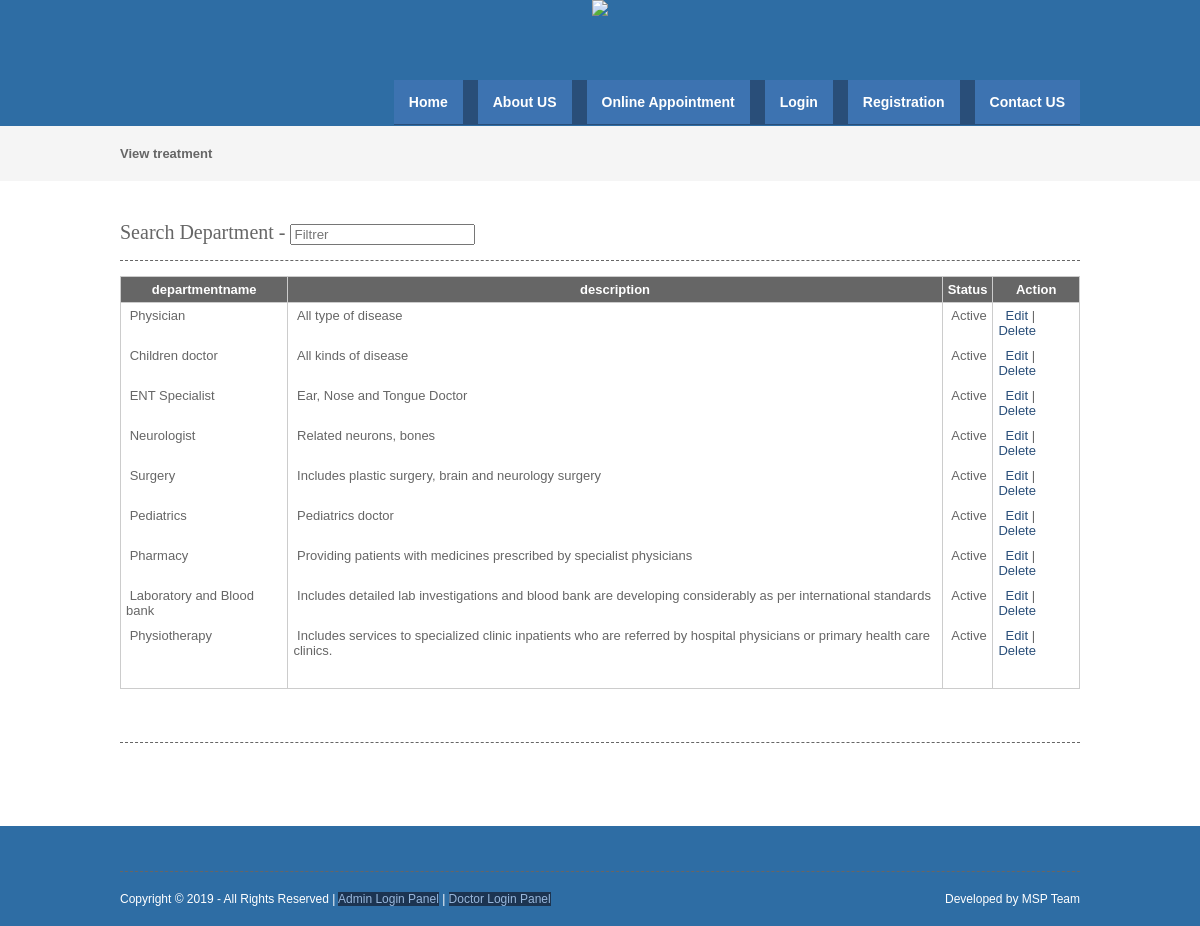
Page /viewdepartment.php on the committed database.
### tables this page shows
CREATE TABLE `department` (
  `departmentid` int(10) NOT NULL,
  `departmentname` varchar(100) NOT NULL,
  `description` text NOT NULL,
  `status` varchar(10) NOT NULL
);

### viewdepartment.php (the view, shortened to what this page needs)
<?php
include("header.php");
include("dbconnection.php");
?>
<div class="wrapper col2">
  <div id="breadcrumb">
    <ul>
      <li class="first">View  treatment</li></ul>
  </div>
</div>
<div class="wrapper col4">
  <div id="container">
<section class="container">
<h2>Search Department - <input type="search" class="light-table-filter" data-table="order-table" placeholder="Filtrer" /></h2>
	<table class="order-table">
      <thead>
        <tr>
          <th>departmentname</th>
          <th>description</th>
          <th>Status</th>
          <th>Action</th>
        </tr>
        </thead>
        <tbody>
          <?php
		$sql ="SELECT * FROM department";
		$qsql = mysqli_query($con,$sql);
		while($rs = mysqli_fetch_array($qsql))
		{
        echo "<tr>
          <td>&nbsp;$rs[departmentname]</td>
          <td>&nbsp;$rs[description]</td>
			 <td>&nbsp;$rs[status]</td>
			 <td>&nbsp;
			  <a href='department.php?editid=$rs[departmentid]'>Edit</a> | <a href='viewdepartment.php?delid=$rs[departmentid]'>Delete</a> </td>
        </tr>";
		}
		?>
        <tr>
          <td>&nbsp;</td>
          <td>&nbsp;</td>
          <td>&nbsp;</td>
          <td>&nbsp;</td>
        </tr>
      </tbody>
    </table>
    </section>
    <h1>&nbsp;</h1>
    <p>&nbsp;</p>
  </div>
</div>
<?php
include("footer.php");
?>

### layout/styles/layout.css (style rules this page uses)
html { overflow-y:scroll; }
body { margin:0; padding:0; font-size:13px; font-family:verdana, Arial, Helvetica, sans-serif; color:#FFFFFF; background-color:#4F473A; }
a { outline:none; text-decoration:none; }
div.wrapper { display:block; width:100%; margin:0; text-align:left; }
.col2 { color:#666666; background-color:#F5F5F5; }
.col3, .col4 { color:#666666; background-color:#FFFFFF; }
#head, #gallery, #breadcrumb, #container, #footer { display:block; position:relative; width:960px; margin:0 auto; }
#breadcrumb { padding:20px 0; }
#breadcrumb ul { margin:0; padding:0; list-style:none; }
#breadcrumb ul li { display:inline; }
#breadcrumb ul li.first { font-weight:bold; }
#container { padding:40px 0; }
#container h1, #container h2, #container h3, #container h4, #container h5, #container h6 { margin:0 0 15px 0; padding:0 0 15px 0; line-height:normal; font-weight:normal; font-size:20px; font-family:Georgia, "Times New Roman", Times, serif; border-bottom:1px dashed #666666; }
#container a { color:#294E79; background-color:#FFFFFF; }

### layout/styles/tables.css (style rules this page uses)
table { width:100%; border-collapse:collapse; table-layout:auto; vertical-align:top; margin-bottom:15px; border:1px solid #CCCCCC; }
table thead th { color:#FFFFFF; background-color:#666666; border:1px solid #CCCCCC; border-collapse:collapse; text-align:center; table-layout:auto; vertical-align:middle; }
table tbody td { vertical-align:top; border-collapse:collapse; border-left:1px solid #CCCCCC; border-right:1px solid #CCCCCC; }
table thead th, table tbody td { padding:5px; border-collapse:collapse; }

### rows in the picture
department: departmentname "Physician", description "All type of disease", status "Active"
department: departmentname "Children doctor", description "All kinds of disease", status "Active"
department: departmentname "ENT Specialist", description "Ear, Nose and Tongue Doctor", status "Active"
department: departmentname "Neurologist", description "Related neurons, bones", status "Active"
department: departmentname "Surgery", description "Includes plastic surgery, brain and neurology surgery", status "Active"
department: departmentname "Pediatrics", description "Pediatrics doctor", status "Active"
department: departmentname "Pharmacy", description "Providing patients with medicines prescribed by specialist physicians", status "Active"
department: departmentname "Laboratory and Blood bank", description "Includes detailed lab investigations and blood bank are developing considerably as per international standards", status "Active"
department: departmentname "Physiotherapy", description "Includes services to specialized clinic inpatients who are referred by hospital physicians or primary health care clinics.", status "Active"
